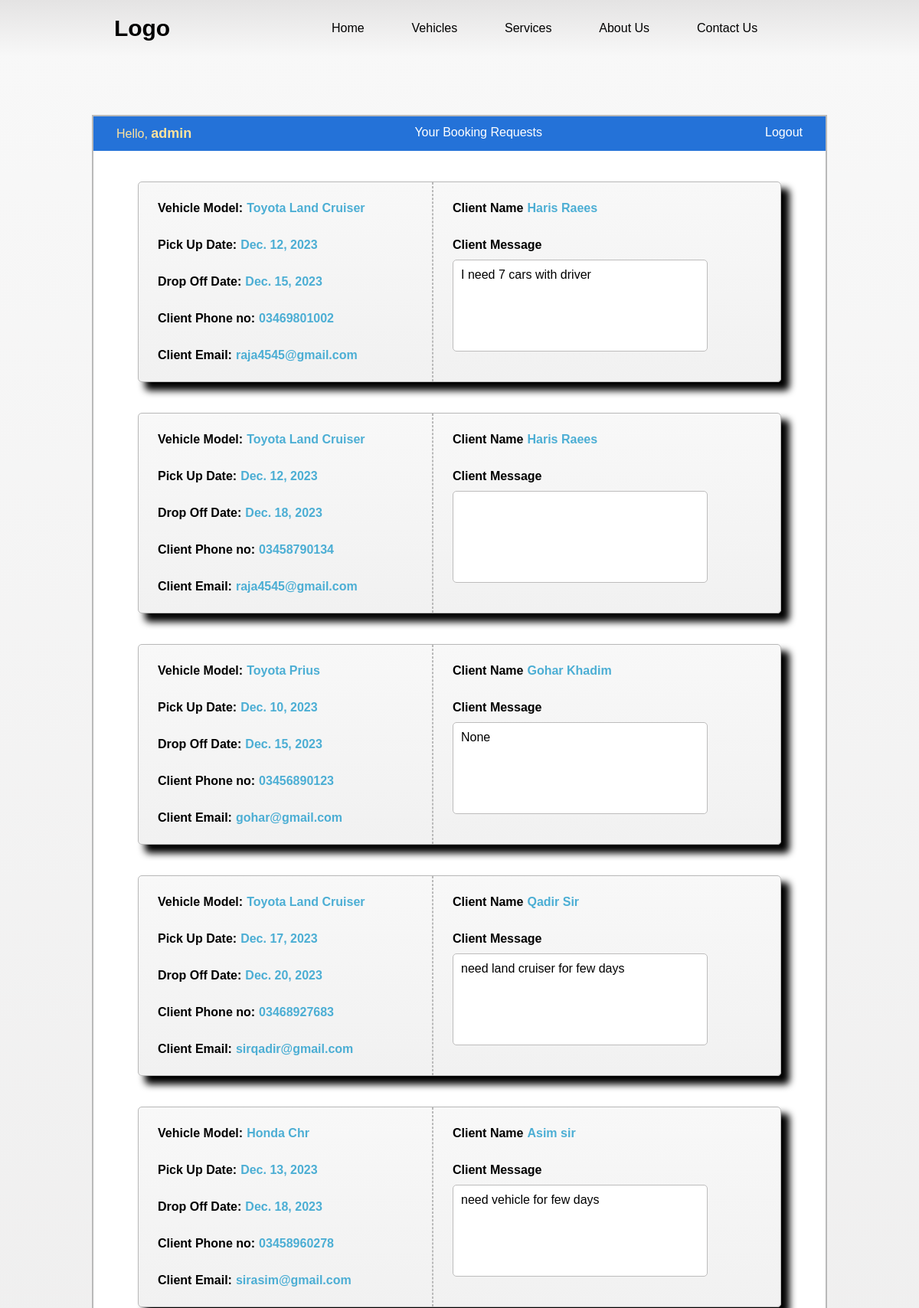
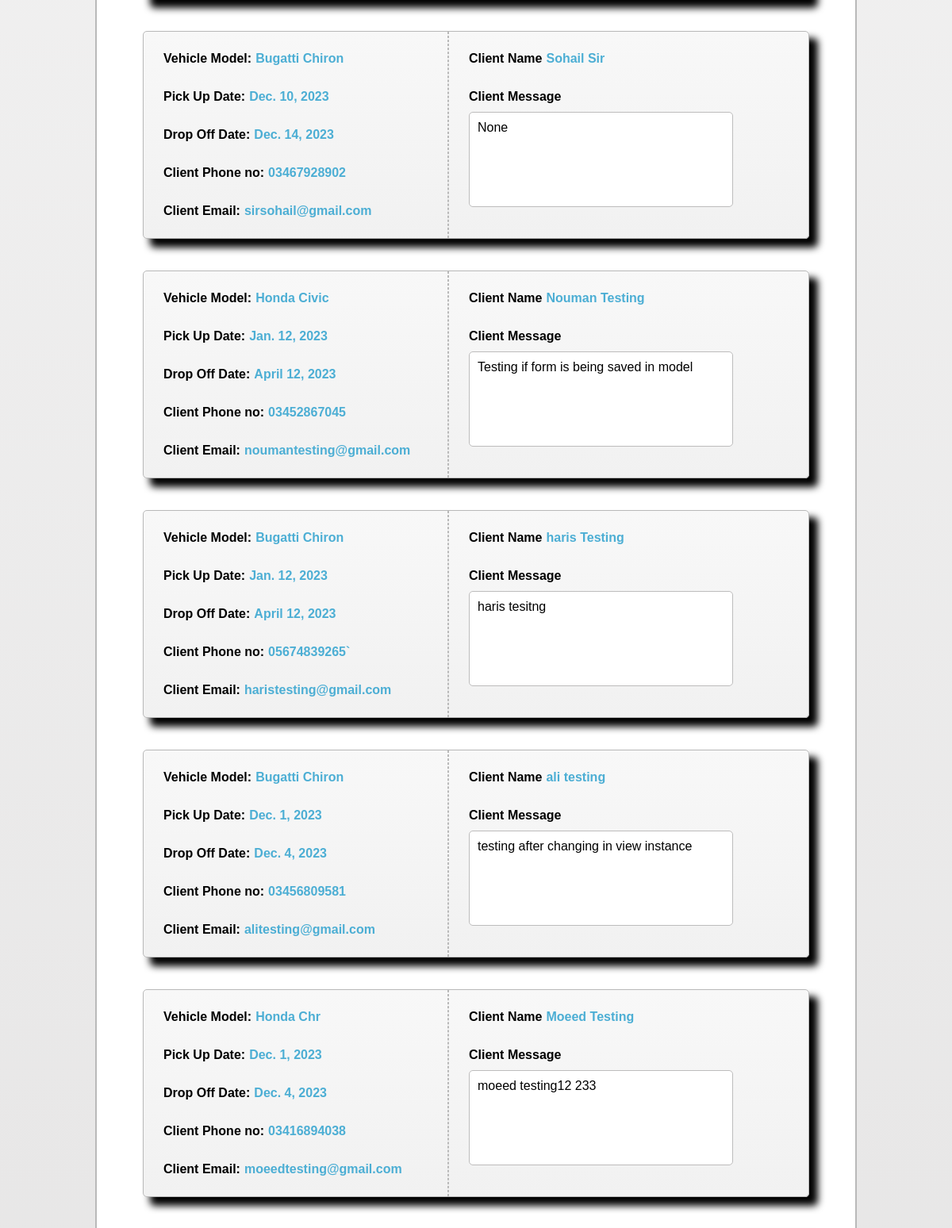
Screenshot of /admindashboard (signed in, upper part) with the database file from the repository (2 pictures, top to bottom).
### home/models.py (models this page shows, shortened)
class Booking(models.Model):
    firstname = models.CharField(max_length=200, null=True)
    lastname = models.CharField(max_length=200, null=True)
    email = models.EmailField(("Email"), max_length=254, null=True)
    phoneno = models.CharField(max_length=13, null=True)
    date_from = models.DateField(null=True)
    date_to = models.DateField(null=True)
    car_type = models.ForeignKey(Car, null=True, on_delete=models.SET_NULL)
    message = models.TextField(null=True)
    date_created = models.DateTimeField(auto_now_add=True, null=True)

class Car(models.Model):
    name = models.CharField(max_length=200, null=True)
    price = models.IntegerField(null=True)
    outcityprice = models.IntegerField(null=True)
    car_model = models.CharField(max_length=4 ,null=True)
    date_created = models.DateTimeField(auto_now_add=True, null=True)
    picture = models.ImageField(upload_to='car_pictures/', null=True, blank=True)
    manufacturer = models.ForeignKey(Manufacturer, null=True, on_delete=models.SET_NULL)
    TRANSMITION = (
        ('Manual', 'Manual'),
        ('Automatic', 'Automatic')
    )
    transmition = models.CharField(max_length=200, null=True, choices=TRANSMITION)
    CATEGORY = (
        ('SUV', 'SUV'),
        ('Luxury', 'Luxury'),
        ('Economy', 'Economy'),
        ('Executive', 'Executive'),
    )
    category = models.CharField(max_length=200, null=True, choices=CATEGORY)
    def __str__(self):
        return f"{self.manufacturer} {self.name}"

class Manufacturer(models.Model):
    name = models.CharField(max_length=100, null=True)
    def __str__(self) -> str:
        return self.name

### home/views.py (the view)
# urls.py: path('admindashboard', views.adminDashboard, name='admindashboard'),
@login_required(login_url='loginpage')
def adminDashboard(request):
    bookings = Booking.objects.all().order_by('-date_created')
    context = {'bookings':bookings}
    return render(request, 'home/admindashboard.html', context)

### home/templates/home/admindashboard.html
{% extends "home/main.html" %}
{% load static %}
{% block content %}
<link rel="stylesheet" href="{% static "/css/admindashboard.css" %}">
<div class="dashboardcontainer">
    <div class="dashboardcont">
        <div class="dashboardtitle">
            <span id='titleuser' >Hello, <span id='titleusername'>{{request.user}}</span> </span>
            <span>Your Booking Requests </span>
            <span id='titleuserout'><a  href="{% url "logoutpage" %}">Logout</a></span>
        </div>
        {% for i in bookings %}
        <div class="dashboardinfo">
            <div class="infodashleft">
                <div class="leftcontainers namecar">
                    <p class="leftconthead car-model">Vehicle Model:</p>
                    <p class="leftcontvalue carname">{{i.car_type}}</p>
                </div>
                <div class="leftcontainers from_date">
                    <p class="leftconthead pick-date">Pick Up Date:</p>
                    <p class="leftcontvalue date_from">{{i.date_from}} </p>
                </div>
                <div class="leftcontainers to_date">
                    <p class="leftconthead drop-date">Drop Off Date:</p>
                    <p class="leftcontvalue date_to">{{i.date_to}} </p>
                </div>
                <div class="leftcontainers clientphone">
                    <p class="leftconthead client-phone">Client Phone no:</p>
                    <p class="leftcontvalue phone">{{i.phoneno}} </p>
                </div>
                <div class="leftcontainers clientemail">
                    <p class="leftconthead client-email">Client Email:</p>
                    <p class="leftcontvalue email">{{i.email}} </p>
                </div>
            </div>
            <div class="infodashright">
                <div class="clientname">
                    <p class="client-name">Client Name</p>
                    <p class="rightname">{{i.firstname}} {{i.lastname}} </p>
                </div>
                <div class="clientmessage">
                    <p class="client-message">Client Message</p>
                    <p class="rightmessage">{{i.message}} </p>
                </div>
            </div>
        </div>
        {% endfor %}
    </div>
</div>
{% endblock content %}

### static/css/navbar.css (style rules this page uses)
* { margin: 0; padding: 0; box-sizing: border-box; }

### static/css/admindashboard.css (style rules this page uses)
* { margin: 0; padding: 0; }
.dashboardcontainer { background: linear-gradient(to bottom,rgb(248, 248, 248), rgb(228, 227, 227)); display: flex; align-items: center; justify-content: center; margin-top: 50px; }
.dashboardcontainer .dashboardcont { border: 2px solid rgb(185, 185, 185) ; width: 80vw; margin: 100px 0; display: flex; flex-direction: column; align-items: center; background: #fff; padding-bottom: 50px; }
.dashboardcont .dashboardtitle { width: 100%; background-color: rgb(36, 114, 216); color: #fff; display: flex; justify-content: space-between; padding: 12px 30px; margin-bottom: 20px; }
.dashboardtitle #titleuser { color: rgb(255, 227, 157); }
.dashboardtitle #titleusername { font-weight: bold; font-size: large; }
.dashboardtitle #titleuserout a { text-decoration: none; color: #fff; }
.dashboardcont .dashboardinfo { border: 1px solid rgb(185, 185, 185) ; display: flex; width: 70vw; margin: 20px 20px; background: linear-gradient(to bottom,rgb(248, 248, 248), rgb(241, 241, 241)); border-radius: 5px; box-shadow: 10px 10px 10px 1px black; }
.dashboardinfo .infodashleft { display: flex; flex-direction: column; padding: 10px 20px; width: 32vw; border-right: 1px dashed rgb(185, 185, 185); }
.infodashleft .leftcontainers { margin: 15px 5px; display: flex; }
.leftcontainers .leftconthead { margin: 0 5px 0 0; font-weight: bold; }
.leftcontainers .leftcontvalue { font-weight: bold; color: rgb(76, 174, 212); }
.dashboardinfo .infodashright { display: flex; flex-direction: column; padding: 10px 20px; width: 32vw; border-left: 1px dashed rgb(185, 185, 185); }
.infodashright .clientname { margin: 15px 5px; display: flex; }
.clientname .client-name { margin: 0 5px 0 0; font-weight: bold; }
.clientname .rightname { font-weight: bold; color: rgb(76, 174, 212); }
.infodashright .clientmessage { margin: 15px 5px; }
.clientmessage .client-message { margin: 0 5px 0 0; font-weight: bold; }
.clientmessage .rightmessage { border: 1px solid rgb(189, 188, 188); height: 120px; margin-top: 10px; padding: 10px 10px; overflow: auto; background: #fff; border-radius: 5px; }

### static/css/footer.css (style rules this page uses)
* { margin: 0; padding: 0; font-family: sans-serif,Arial, Helvetica, sans-serif; }

### rows the page displays
Booking: car_type "Toyota Land Cruiser", date_from "Dec. 12, 2023", date_to "Dec. 15, 2023", phoneno "03469801002", email "raja4545@gmail.com", firstname "Haris", lastname "Raees", message "I need 7 cars with driver"
Booking: car_type "Toyota Land Cruiser", date_from "Dec. 12, 2023", date_to "Dec. 18, 2023", phoneno "03458790134", email "raja4545@gmail.com", firstname "Haris", lastname "Raees"
Booking: car_type "Toyota Prius", date_from "Dec. 10, 2023", date_to "Dec. 15, 2023", phoneno "03456890123", email "gohar@gmail.com", firstname "Gohar", lastname "Khadim", message "None"
Booking: car_type "Toyota Land Cruiser", date_from "Dec. 17, 2023", date_to "Dec. 20, 2023", phoneno "03468927683", email "sirqadir@gmail.com", firstname "Qadir", lastname "Sir", message "need land cruiser for few days"
Booking: car_type "Honda Chr", date_from "Dec. 13, 2023", date_to "Dec. 18, 2023", phoneno "03458960278", email "sirasim@gmail.com", firstname "Asim", lastname "sir", message "need vehicle for few days"
Booking: car_type "Bugatti Chiron", date_from "Dec. 10, 2023", date_to "Dec. 14, 2023", phoneno "03467928902", email "sirsohail@gmail.com", firstname "Sohail", lastname "Sir", message "None"
Booking: car_type "Honda Civic", date_from "Jan. 12, 2023", date_to "April 12, 2023", phoneno "03452867045", email "noumantesting@gmail.com", firstname "Nouman", lastname "Testing", message "Testing if form is being saved in model"
Booking: car_type "Bugatti Chiron", date_from "Jan. 12, 2023", date_to "April 12, 2023", phoneno "05674839265`", email "haristesting@gmail.com", firstname "haris", lastname "Testing", message "haris tesitng"
Booking: car_type "Bugatti Chiron", date_from "Dec. 1, 2023", date_to "Dec. 4, 2023", phoneno "03456809581", email "alitesting@gmail.com", firstname "ali", lastname "testing", message "testing after changing in view instance"
Booking: car_type "Honda Chr", date_from "Dec. 1, 2023", date_to "Dec. 4, 2023", phoneno "03416894038", email "moeedtesting@gmail.com", firstname "Moeed", lastname "Testing", message "moeed testing12 233"

### other values shown
{{ request.user }} "admin"
